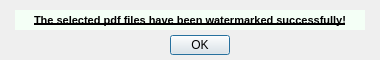
<?xml version="1.0" encoding="UTF-8"?>
<ui version="4.0">
 <class>outcomeDialog</class>
 <widget class="QDialog" name="outcomeDialog">
  <property name="geometry">
   <rect>
    <x>0</x>
    <y>0</y>
    <width>380</width>
    <height>60</height>
   </rect>
  </property>
  <property name="windowTitle">
   <string>Finished</string>
  </property>
  <widget class="QLabel" name="outcomeLabel">
   <property name="geometry">
    <rect>
     <x>15</x>
     <y>10</y>
     <width>350</width>
     <height>20</height>
    </rect>
   </property>
   <property name="font">
    <font>
     <pointsize>8</pointsize>
     <weight>75</weight>
     <bold>true</bold>
     <underline>true</underline>
    </font>
   </property>
   <property name="styleSheet">
    <string notr="true">background-color: rgb(244, 255, 246);</string>
   </property>
   <property name="text">
    <string>The selected pdf files have been watermarked successfully!</string>
   </property>
   <property name="alignment">
    <set>Qt::AlignCenter</set>
   </property>
  </widget>
  <widget class="QPushButton" name="exitButton">
   <property name="geometry">
    <rect>
     <x>170</x>
     <y>35</y>
     <width>60</width>
     <height>20</height>
    </rect>
   </property>
   <property name="text">
    <string>OK</string>
   </property>
  </widget>
 </widget>
 <resources/>
 <connections/>
</ui>
